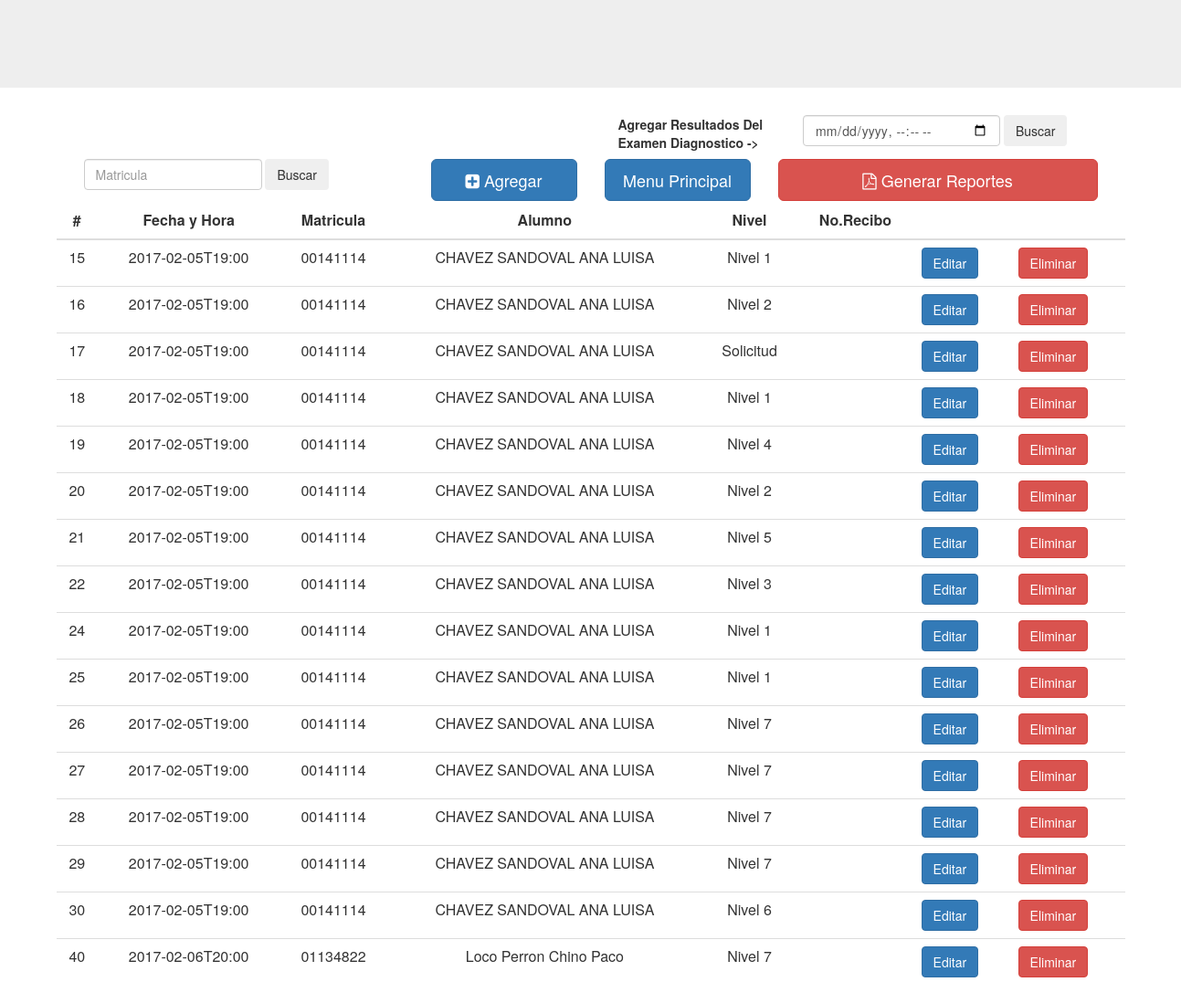
The page /TablasVistas/Examenes_diagnostico.php on the database as committed earlier.
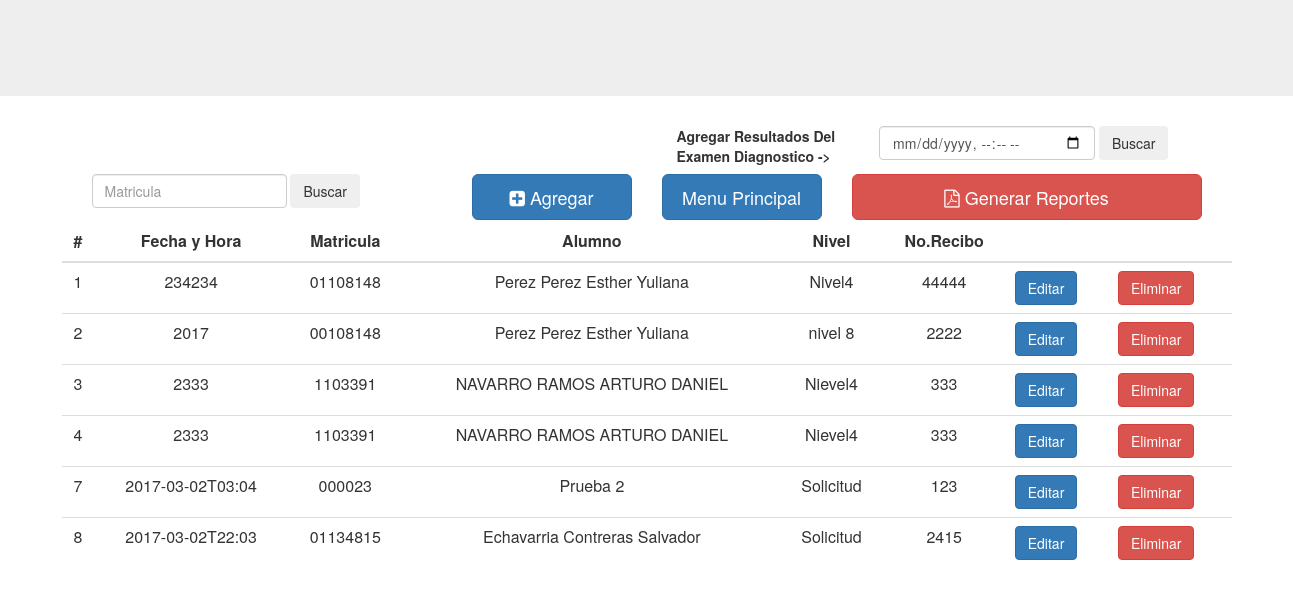
The same page on the database as committed later.
### tables this page shows
CREATE TABLE `EXAMENES_DIAGNOSTICO` (
  `Id_ExamenD` int(11) NOT NULL,
  `Fecha_ExamenD` varchar(20) NOT NULL,
  `Matricula_AlumnoD` varchar(10) NOT NULL,
  `Nivel_ExamenD` varchar(10) NOT NULL,
  `No_Recibo_ED` varchar(10) NOT NULL
);

CREATE TABLE `ALUMNOS` (
  `Id_Alumno` int(11) NOT NULL,
  `Matricula_Alumno` varchar(10) NOT NULL,
  `Nombre_Alumno` varchar(70) NOT NULL,
  `Carrera_Alumno` varchar(50) NOT NULL,
  `Semestre_Alumno` varchar(50) NOT NULL
);

### configuracion.php (called while the page is built, shortened)
<?php
  $ALUMNOS = "ALUMNOS";
  $EXAMENES_DIAGNOSTICO = "EXAMENES_DIAGNOSTICO";
?>

### TablasVistas/Examenes_diagnostico.php (the view, shortened to what this page needs)
<?php
include "../configuracion.php";
$mysqli = new mysqli($SERVIDOR,$USER,$PASS,$BD);
$ver_Examenes_D = "SELECT Id_ExamenD,Fecha_ExamenD,Matricula_AlumnoD,Nombre_Alumno,Nivel_ExamenD,No_Recibo_ED FROM $ALUMNOS INNER JOIN $EXAMENES_DIAGNOSTICO ON Matricula_Alumno = Matricula_AlumnoD;";
$Result_Ver_Examenes_D = $mysqli->query($ver_Examenes_D);
?>
<html>
  <head>
    <link rel="stylesheet" href="../includes/css/bootstrap.css">
    <link rel="stylesheet" href="../includes/css/font-awesome.css">
  </head>
  <body>
  <section>
    <div class="jumbotron">
    </div>
  </section>
  <div class="container">
    <div class="row">
      <div class="col-sm-offset-6 col-sm-7">
        <form class="form-inline" method="post" action="../TablasVistas/Busqueda_Examenes_Diagnostico_Para_Editar.php">
          <label class="control-label col-sm-4">Agregar Resultados Del Examen Diagnostico -></label>
          <input class="form-control" type="datetime-local"  name="Fecha_ExamenD">
          <button class="btn btn-outline-success " type="submit">Buscar</button>
        </form>
      </div>
    </div>
  </div>
    <div class="row">
      <div class="container">
          <div class="col-sm-4">
            <form class="form-inline" method="post" action="Busqueda_Examenes_Diagnostico.php">
              <input class="form-control" type="text" placeholder="Matricula" name="Matricula_Alumno">
              <button class="btn btn-outline-success " type="submit">Buscar</button>
            </form>
          </div>
          <div class="col-sm-2">
            <a role="button" href="../FormsAlta/Registro_Examen_Diagnostico.php" class="btn btn-primary btn-lg btn-block"> <i class="fa fa-plus-square fa-1px" aria-hidden="true"></i> Agregar</a>
          </div>
          <div class="col-sm-2">
            <a role="button" href="../index.php" class="btn btn-primary btn-lg btn-block"> Menu Principal</a>
          </div>
          <div class="col-sm-4">
            <a role="button" href="../TablasVistas/Menu_Reportes_Examenes_Diagnostico.php" class="btn btn-danger btn-lg btn-block"> <i class="fa fa-file-pdf-o" aria-hidden="true"></i> Generar Reportes</a>
          </div>
      </div>
    </div>
    <div class="container">
      <div class="row">
        <table class="table table-hover">
          <thead>
            <tr>
              <th class="text-center">#</th>
              <th class="text-center">Fecha y Hora</th>
              <th class="text-center">Matricula</th>
              <th class="text-center">Alumno</th>
              <th class="text-center">Nivel</th>
              <th class="text-center">No.Recibo</th>
              <th class="text-center"></th>
              <th class="text-center"></th>
            </tr>
          </thead>
          <tbody>
            <?php while ( $renglon = mysqli_fetch_array($Result_Ver_Examenes_D)){?>
                  <tr>
                      <td class="text-center"><?php echo $renglon['Id_ExamenD']?></td>
                      <td class="text-center"><?php echo $renglon['Fecha_ExamenD']?></td>
                      <td class="text-center"><?php echo $renglon['Matricula_AlumnoD']?></td>
                      <td class="text-center"><?php echo $renglon['Nombre_Alumno']?></td>
                      <td class="text-center"><?php echo $renglon['Nivel_ExamenD']?></td>
                      <td class="text-center"><?php echo $renglon['No_Recibo_ED']?></td>
                      <td><a class="btn btn-primary" role ="button" href="../FormsEditar/Examenes_Diagnostico.php?Id_ExamenD=<?php echo $renglon['Id_ExamenD'];?>"> Editar</a></td>
                      <td><a class="btn btn-danger" role="button" href="../BibliotecaPHP/Eliminar_Examenes_Diagnostico.php?Id_ExamenD=<?php echo $renglon['Id_ExamenD'];?>"> Eliminar</a></td>
                    </tr>
              <?php }?>
          </tbody>
        </table>
      </div>
    </div>
  </body>
</html>

Rows that differ between the two databases and show on the page:
removed examenes_diagnostico: Id_ExamenD "15", Fecha_ExamenD "2017-02-05T19:00", Matricula_AlumnoD "00141114", Matricula_AlumnoD.Nombre_Alumno "CHAVEZ SANDOVAL ANA LUISA", Nivel_ExamenD "Nivel 1"
removed examenes_diagnostico: Id_ExamenD "16", Fecha_ExamenD "2017-02-05T19:00", Matricula_AlumnoD "00141114", Matricula_AlumnoD.Nombre_Alumno "CHAVEZ SANDOVAL ANA LUISA", Nivel_ExamenD "Nivel 2"
removed examenes_diagnostico: Id_ExamenD "17", Fecha_ExamenD "2017-02-05T19:00", Matricula_AlumnoD "00141114", Matricula_AlumnoD.Nombre_Alumno "CHAVEZ SANDOVAL ANA LUISA", Nivel_ExamenD "Solicitud"
removed examenes_diagnostico: Id_ExamenD "18", Fecha_ExamenD "2017-02-05T19:00", Matricula_AlumnoD "00141114", Matricula_AlumnoD.Nombre_Alumno "CHAVEZ SANDOVAL ANA LUISA", Nivel_ExamenD "Nivel 1"
removed examenes_diagnostico: Id_ExamenD "19", Fecha_ExamenD "2017-02-05T19:00", Matricula_AlumnoD "00141114", Matricula_AlumnoD.Nombre_Alumno "CHAVEZ SANDOVAL ANA LUISA", Nivel_ExamenD "Nivel 4"
removed examenes_diagnostico: Id_ExamenD "20", Fecha_ExamenD "2017-02-05T19:00", Matricula_AlumnoD "00141114", Matricula_AlumnoD.Nombre_Alumno "CHAVEZ SANDOVAL ANA LUISA", Nivel_ExamenD "Nivel 2"
removed examenes_diagnostico: Id_ExamenD "21", Fecha_ExamenD "2017-02-05T19:00", Matricula_AlumnoD "00141114", Matricula_AlumnoD.Nombre_Alumno "CHAVEZ SANDOVAL ANA LUISA", Nivel_ExamenD "Nivel 5"
removed examenes_diagnostico: Id_ExamenD "22", Fecha_ExamenD "2017-02-05T19:00", Matricula_AlumnoD "00141114", Matricula_AlumnoD.Nombre_Alumno "CHAVEZ SANDOVAL ANA LUISA", Nivel_ExamenD "Nivel 3"
removed examenes_diagnostico: Id_ExamenD "24", Fecha_ExamenD "2017-02-05T19:00", Matricula_AlumnoD "00141114", Matricula_AlumnoD.Nombre_Alumno "CHAVEZ SANDOVAL ANA LUISA", Nivel_ExamenD "Nivel 1"
removed examenes_diagnostico: Id_ExamenD "25", Fecha_ExamenD "2017-02-05T19:00", Matricula_AlumnoD "00141114", Matricula_AlumnoD.Nombre_Alumno "CHAVEZ SANDOVAL ANA LUISA", Nivel_ExamenD "Nivel 1"
removed examenes_diagnostico: Id_ExamenD "26", Fecha_ExamenD "2017-02-05T19:00", Matricula_AlumnoD "00141114", Matricula_AlumnoD.Nombre_Alumno "CHAVEZ SANDOVAL ANA LUISA", Nivel_ExamenD "Nivel 7"
removed examenes_diagnostico: Id_ExamenD "27", Fecha_ExamenD "2017-02-05T19:00", Matricula_AlumnoD "00141114", Matricula_AlumnoD.Nombre_Alumno "CHAVEZ SANDOVAL ANA LUISA", Nivel_ExamenD "Nivel 7"
removed examenes_diagnostico: Id_ExamenD "28", Fecha_ExamenD "2017-02-05T19:00", Matricula_AlumnoD "00141114", Matricula_AlumnoD.Nombre_Alumno "CHAVEZ SANDOVAL ANA LUISA", Nivel_ExamenD "Nivel 7"
removed examenes_diagnostico: Id_ExamenD "29", Fecha_ExamenD "2017-02-05T19:00", Matricula_AlumnoD "00141114", Matricula_AlumnoD.Nombre_Alumno "CHAVEZ SANDOVAL ANA LUISA", Nivel_ExamenD "Nivel 7"
removed examenes_diagnostico: Id_ExamenD "30", Fecha_ExamenD "2017-02-05T19:00", Matricula_AlumnoD "00141114", Matricula_AlumnoD.Nombre_Alumno "CHAVEZ SANDOVAL ANA LUISA", Nivel_ExamenD "Nivel 6"
removed examenes_diagnostico: Id_ExamenD "40", Fecha_ExamenD "2017-02-06T20:00", Matricula_AlumnoD "01134822", Matricula_AlumnoD.Nombre_Alumno "Loco Perron Chino Paco", Nivel_ExamenD "Nivel 7"
added examenes_diagnostico: Id_ExamenD "1", Fecha_ExamenD "234234", Matricula_AlumnoD "01108148", Matricula_AlumnoD.Nombre_Alumno "Perez Perez Esther Yuliana", Nivel_ExamenD "Nivel4", No_Recibo_ED "44444"
added examenes_diagnostico: Id_ExamenD "2", Fecha_ExamenD "2017", Matricula_AlumnoD "00108148", Matricula_AlumnoD.Nombre_Alumno "Perez Perez Esther Yuliana", Nivel_ExamenD "nivel 8", No_Recibo_ED "2222"
added examenes_diagnostico: Id_ExamenD "3", Fecha_ExamenD "2333", Matricula_AlumnoD "1103391", Matricula_AlumnoD.Nombre_Alumno "NAVARRO RAMOS ARTURO DANIEL", Nivel_ExamenD "Nievel4", No_Recibo_ED "333"
added examenes_diagnostico: Id_ExamenD "4", Fecha_ExamenD "2333", Matricula_AlumnoD "1103391", Matricula_AlumnoD.Nombre_Alumno "NAVARRO RAMOS ARTURO DANIEL", Nivel_ExamenD "Nievel4", No_Recibo_ED "333"
added examenes_diagnostico: Id_ExamenD "7", Fecha_ExamenD "2017-03-02T03:04", Matricula_AlumnoD "000023", Matricula_AlumnoD.Nombre_Alumno "Prueba 2", Nivel_ExamenD "Solicitud", No_Recibo_ED "123"
added examenes_diagnostico: Id_ExamenD "8", Fecha_ExamenD "2017-03-02T22:03", Matricula_AlumnoD "01134815", Matricula_AlumnoD.Nombre_Alumno "Echavarria Contreras Salvador", Nivel_ExamenD "Solicitud", No_Recibo_ED "2415"
